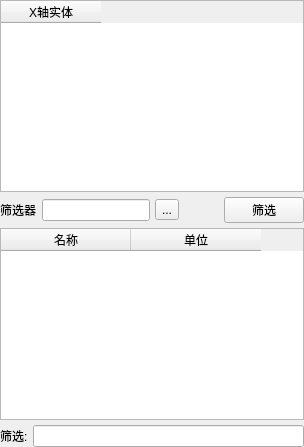
           <widget class="QWidget" name="page_6">
            <layout class="QVBoxLayout" name="verticalLayout_15">
             <property name="spacing">
              <number>5</number>
             </property>
             <property name="leftMargin">
              <number>0</number>
             </property>
             <property name="topMargin">
              <number>0</number>
             </property>
             <property name="rightMargin">
              <number>0</number>
             </property>
             <property name="bottomMargin">
              <number>0</number>
             </property>
             <item>
              <layout class="QVBoxLayout" name="verticalLayout_2">
               <item>
                <widget class="QTableWidget" name="tableWidget_Entity_2">
                 <column>
                  <property name="text">
                   <string>X轴实体</string>
                  </property>
                 </column>
                </widget>
               </item>
               <item>
                <layout class="QHBoxLayout" name="horizontalLayout_10">
                 <item>
                  <widget class="QLabel" name="label_5">
                   <property name="text">
                    <string>筛选器</string>
                   </property>
                  </widget>
                 </item>
                 <item>
                  <widget class="QLineEdit" name="lineEdit_5"/>
                 </item>
                 <item>
                  <widget class="QToolButton" name="toolButton_3">
                   <property name="text">
                    <string>...</string>
                   </property>
                  </widget>
                 </item>
                 <item>
                  <spacer name="horizontalSpacer_15">
                   <property name="orientation">
                    <enum>Qt::Horizontal</enum>
                   </property>
                   <property name="sizeHint" stdset="0">
                    <size>
                     <width>40</width>
                     <height>20</height>
                    </size>
                   </property>
                  </spacer>
                 </item>
                 <item>
                  <widget class="QPushButton" name="pushButton_8">
                   <property name="text">
                    <string>筛选</string>
                   </property>
                  </widget>
                 </item>
                </layout>
               </item>
              </layout>
             </item>
             <item>
              <layout class="QVBoxLayout" name="verticalLayout_12">
               <item>
                <widget class="QTableWidget" name="tableWidget_nameUnits_2">
                 <attribute name="horizontalHeaderDefaultSectionSize">
                  <number>130</number>
                 </attribute>
                 <column>
                  <property name="text">
                   <string>名称</string>
                  </property>
                 </column>
                 <column>
                  <property name="text">
                   <string>单位</string>
                  </property>
                 </column>
                </widget>
               </item>
               <item>
                <layout class="QHBoxLayout" name="horizontalLayout_18">
                 <item>
                  <widget class="QLabel" name="label_6">
                   <property name="text">
                    <string>筛选:</string>
                   </property>
                  </widget>
                 </item>
                 <item>
                  <widget class="QLineEdit" name="lineEdit_6"/>
                 </item>
                </layout>
               </item>
              </layout>
             </item>
            </layout>
           </widget>
